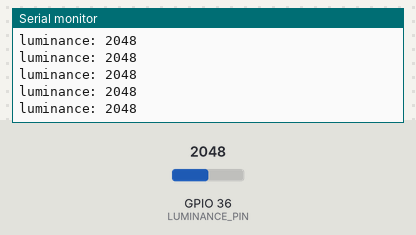
Bench run of a sketch on a simulated ESP32. On the bench: the last lines printed to the serial monitor. The inputs (shaded band) are chosen by the test bench; at power-on: GPIO 36 (LUMINANCE_PIN) = 2048.

Above: at 1.2 s.
1.3 s: GPIO 36 (LUMINANCE_PIN) set to 2866
At 1.31 s:
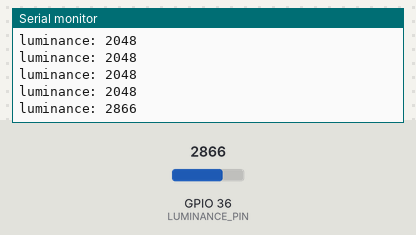
2.8 s: GPIO 36 (LUMINANCE_PIN) set to 3603
At 2.81 s:
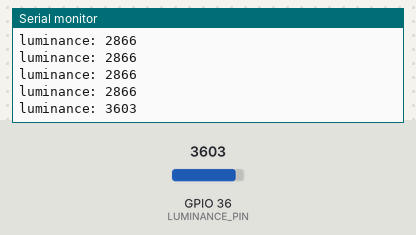
Timing chart, 0 to 5.8 s (numbered marks = the images above; inputs shaded):
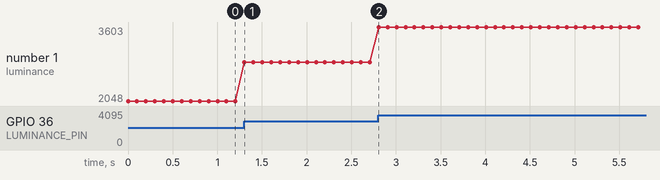

Measured:
- after the input at 1.3 s, the serial monitor: prints a new line at once (image 1)
- after the input at 2.8 s, the serial monitor: prints a new line at once (image 2)
- plotted number 1: 2048 → 2866 after the input at 1.3 s, 2866 → 3603 after the input at 2.8 s

The sketch:

test_luminance.ino
```cpp
#define LUMINANCE_PIN A0   // select the input pin for the potentiometer
int luminance_value;  // variable to store the value coming from the sensor

void setup() {
  luminance_value = 0;
  Serial.begin(9600);

}

void loop() {
  // read the value from the sensor:
  luminance_value = analogRead(LUMINANCE_PIN);
  Serial.print("luminance: ");
  Serial.println(luminance_value);
  delay(100);
}
```
